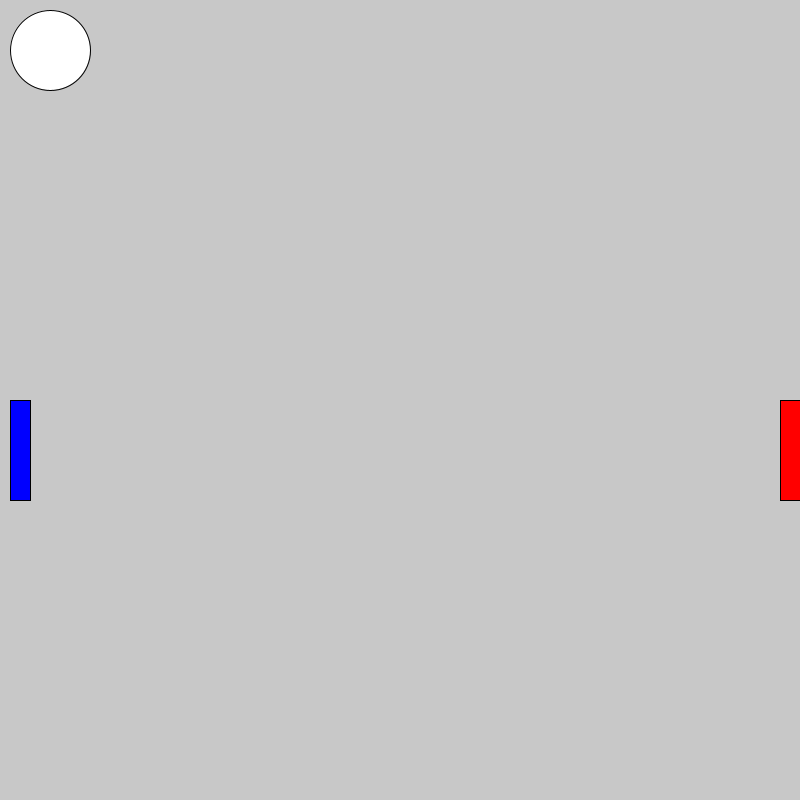
Frame 1 (no input)
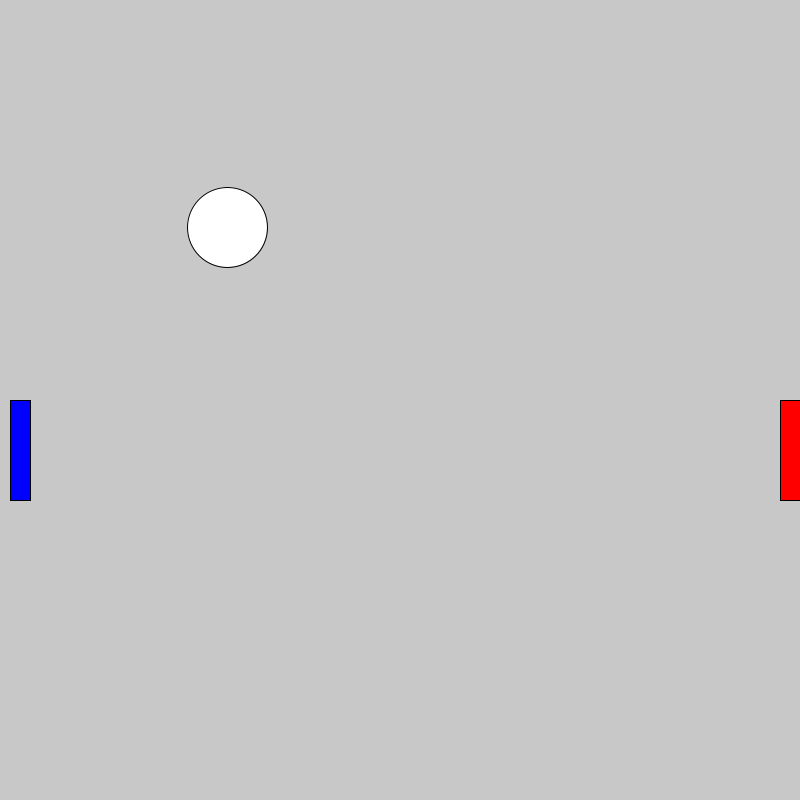
Frame 60 (the mouse pressed at the canvas centre just before this capture)
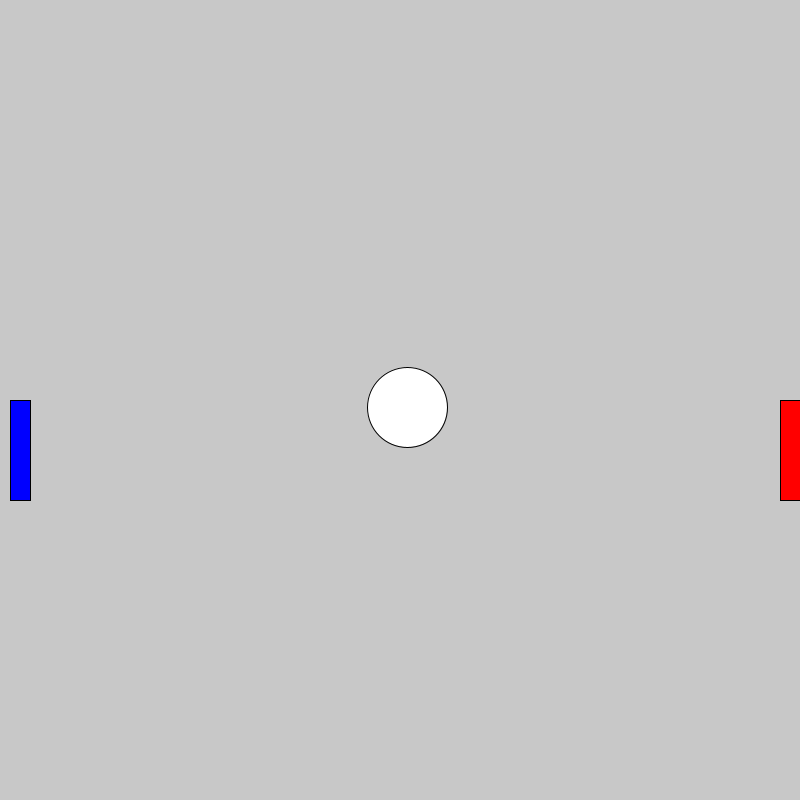
Frame 120 (the mouse held since frame 60 and released just before this capture)

The Processing sketch that drew these frames (run headless with seeded random() and noise(); from frame 60 on, the mouse is pressed at the canvas centre):

// Processing sketch: midterm_09_pong_DONE
// ── midterm_09_pong_DONE.pde
// QUESTION 9 - 
// put together a skeleton Pong game.

// create a bouncing ball that starts in the middle of the screen 
// either use a class or independent variables, it doesn't matter
// make it bounce only on the top and bottom walls
// create two paddles. this can also be a class or not
// have key presses control the up and down movement of the paddles independently
// make the ball reverse x direction when it touches the paddles
// return the ball to the middle of the screen with a random position when it goes off screen
// keep score for the two players

float blue = 400;
float red = 400;

float x = width/2;
float y = height/2;
float r = 40;
float dx = 3;
float dy = 3;
float gravity = 0.8;

void setup() {
  size(800, 800);
}

void draw() {
  background(200);
 
    

  fill(255);
  
  
  fill(0,0,255);
  rect(10, blue,20, 100); 
  
  if (keyPressed) {
    if (key == 'w' || key == 'W') {
      blue = blue -4;
    }
  } else {
    blue = blue;
  }
  
  if (keyPressed) {
    if (key == 's' || key == 'S') {
      blue = blue +4;
    }
  } else {
    blue = blue;
  }
  
  
  fill(255,0,0);
  rect(780, red ,20, 100);
  
  if (keyPressed) {
    if (key == 'i' || key == 'I') {
      red = red -4;
    }
  } else {
    red = red;
  }
  
  if (keyPressed) {
    if (key == 'k' || key == 'K') {
      red = red +4;
    }
  } else {
    red = red;
  }
  
  
  
  fill(255);
  ellipse(x, y, r*2, r*2);
    
  x +=  dx;
  y += dy;


if (x > 750 && y <= red +50 ) {
   x =  x -dx;
   y = y -dy;
}



  if (x > width - r || x < r) {
    x = 100;
    y = 100;
  }
  
  

  if (y > height - r || y < r) {
    dy = -dy;
  }
  
  
}
